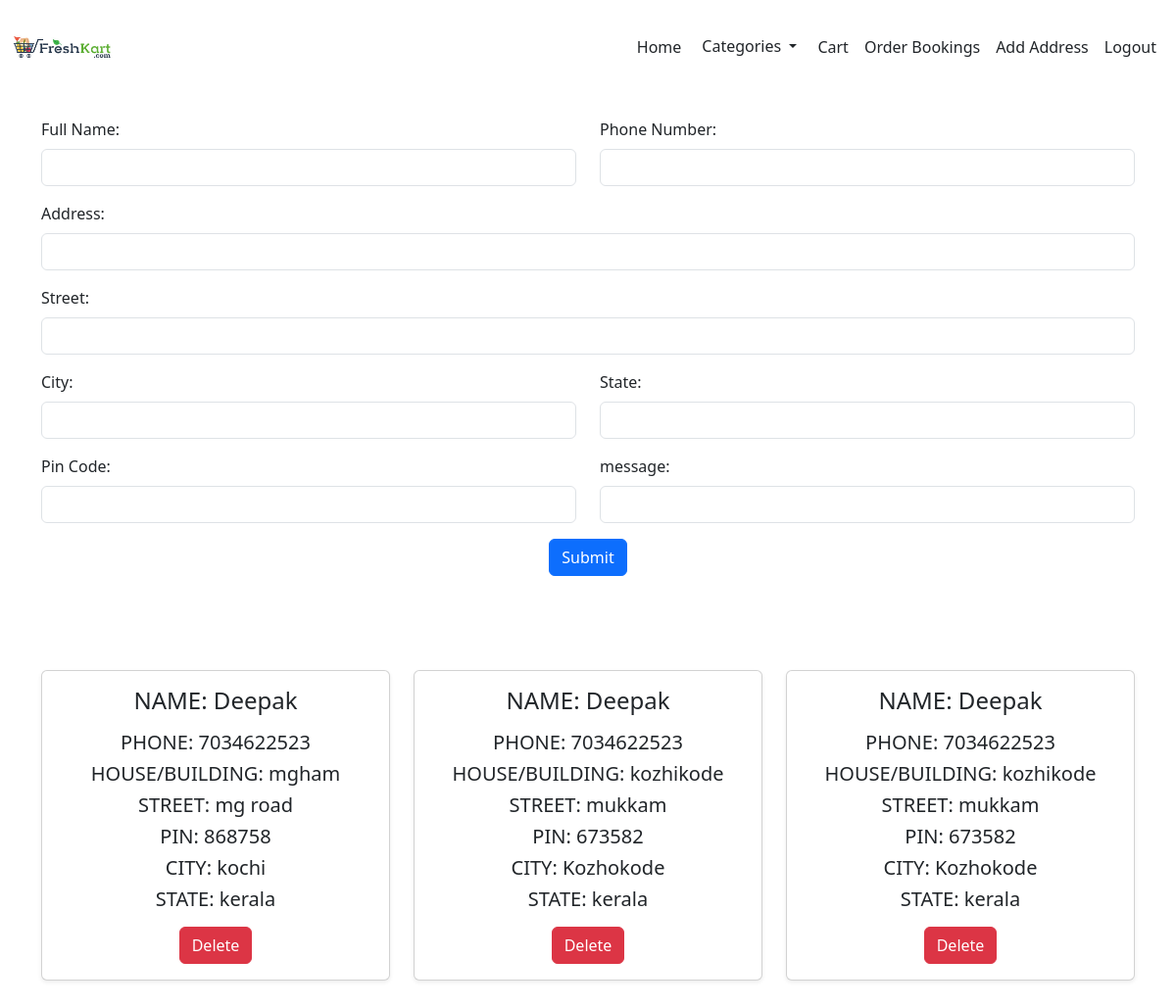
The page /address (signed in) on the database as committed earlier.
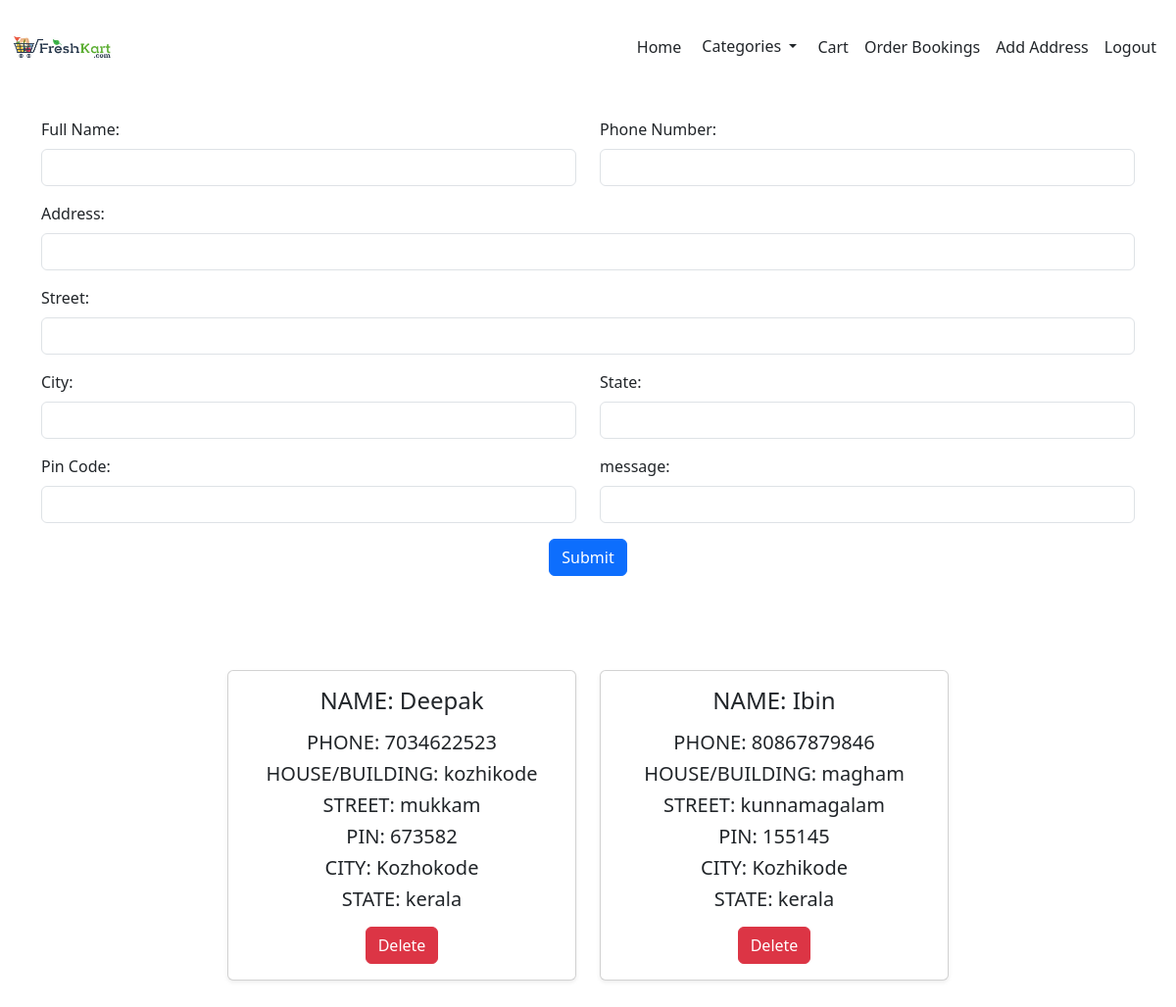
The same page on the database as committed later.
### store/models.py (models this page shows)
class Address(models.Model):
    user = models.ForeignKey(User, on_delete=models.CASCADE)
    name=models.TextField()
    address=models.TextField()
    street=models.TextField()
    city=models.TextField()
    state=models.TextField()
    pincode=models.IntegerField()
    phone=models.IntegerField()
    message=models.TextField()

### store/views.py (the view)
# urls.py: path('address',views.address),
def address(req):
    if 'user' in req.session:
        user=User.objects.get(username=req.session['user'])
        data=Address.objects.filter(user=user)
        if req.method=='POST':
            user=User.objects.get(username=req.session['user'])
            name=req.POST['name']
            phn=req.POST['phone']
            house=req.POST['address']
            street=req.POST['street']
            city=req.POST['city']
            pin=req.POST['pin']
            state=req.POST['state']
            data=Address.objects.create(user=user,name=name,phone=phn,address=house,city=city,street=street,pincode=pin,state=state)
            data.save()
            return redirect(address)
        else:
            return render(req,"user/address.html",{'data':data})
    else:
        return redirect(gro_login)

### template/user/address.html (shortened to what the changed rows need)
<!DOCTYPE html>
<html lang="en">
<head>
    {% load static %}
    <link href="https://cdn.jsdelivr.net/npm/bootstrap@5.3.0-alpha1/dist/css/bootstrap.min.css" rel="stylesheet">
</head>
<body>
    <div class="container py-5">
        <h1 class="text-center mb-4">Address Form</h1>
    </div>
    <div class="container py-5">
        <div class="row justify-content-center">
          {% for i in data %}
          <div class="col-md-6 col-lg-4 mb-4">
            <div class="card shadow-sm">
              <div class="card-body text-center">
                <h4 class="card-title mb-3">NAME: {{i.name}}</h4>
                <h5 class="card-text mb-2">PHONE: {{i.phone}}</h5>
                <h5 class="card-text mb-2">HOUSE/BUILDING: {{i.address}}</h5>
                <h5 class="card-text mb-2">STREET: {{i.street}}</h5>
                <h5 class="card-text mb-2">PIN: {{i.pincode}}</h5>
                <h5 class="card-text mb-2">CITY: {{i.city}}</h5>
                <h5 class="card-text mb-3">STATE: {{i.state}}</h5>
                <a href="delete_address/{{i.pk}}" class="btn btn-danger">Delete</a>
              </div>
            </div>
          </div>
          {% endfor %}
        </div>
    </div>
</body>
</html>

Rows that differ between the two databases and show on the page:
removed Address: name "Deepak", phone "7034622523", address "mgham", street "mg road", pincode "868758", city "kochi", state "kerala"
removed Address: name "Deepak", phone "7034622523", address "kozhikode", street "mukkam", pincode "673582", city "Kozhokode", state "kerala"
added Address: name "Ibin", phone "80867879846", address "magham", street "kunnamagalam", pincode "155145", city "Kozhikode", state "kerala"
